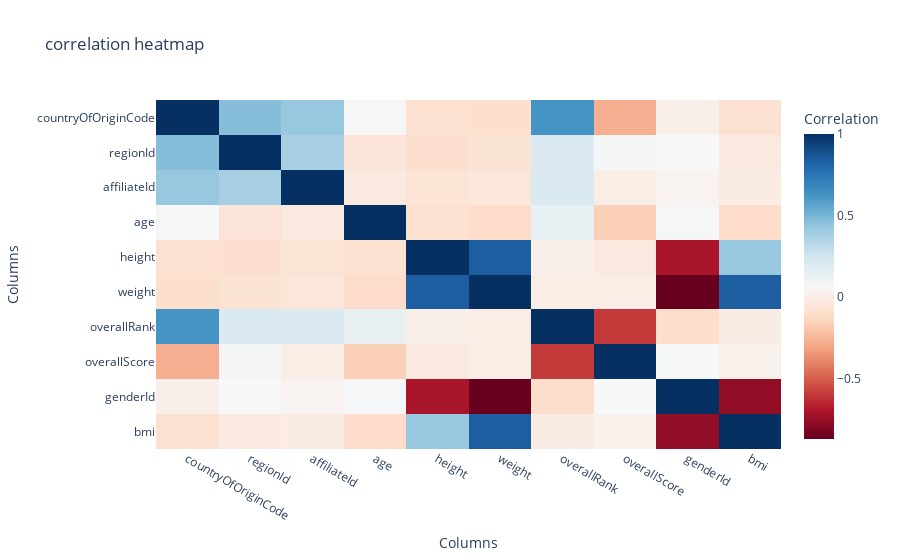

Notebook source saved alongside this figure:
### Code cell
# Calculate the correlation between desired columns
numerical_games_correlation = numerical_games.drop(columns=['competitorId', 'year']).corr()

# Create the heatmap using Plotly
fig = go.Figure(data=go.Heatmap(
    z=numerical_games_correlation.values,
    x=numerical_games_correlation.columns,
    y=numerical_games_correlation.columns,
    colorscale='RdBu',
    colorbar=dict(title='Correlation'),
))

# Set the layout options for the heatmap
fig.update_layout(
    title='correlation heatmap',
    xaxis=dict(title='Columns'),
    yaxis=dict(title='Columns', autorange='reversed'),
)

# Show the plot
fig.show()

### Figure 1 — Plotly figure (JSON) as saved in the notebook; plotly's stock layout.template omitted (floating-point values rounded to 4 significant figures)
{"data": [{"colorbar": {"title": {"text": "Correlation"}}, "colorscale": [[0, "rgb(103,0,31)"], [0.1, "rgb(178,24,43)"], [0.2, "rgb(214,96,77)"], [0.3, "rgb(244,165,130)"], [0.4, "rgb(253,219,199)"], [0.5, "rgb(247,247,247)"], [0.6, "rgb(209,229,240)"], [0.7, "rgb(146,197,222)"], [0.8, "rgb(67,147,195)"], [0.9, "rgb(33,102,172)"], [1, "rgb(5,48,97)"]], "type": "heatmap", "x": ["countryOfOriginCode", "regionId", "affiliateId", "age", "height", "weight", "overallRank", "overallScore", "genderId", "bmi"], "y": ["countryOfOriginCode", "regionId", "affiliateId", "age", "height", "weight", "overallRank", "overallScore", "genderId", "bmi"], "z": [[1, 0.4665, 0.4203, 0.07195, -0.08265, -0.0974, 0.6224, -0.2689, 0.01342, -0.07838], [0.4665, 1, 0.3787, -0.05865, -0.09595, -0.07137, 0.2037, 0.07873, 0.06607, -0.02705], [0.4203, 0.3787, 1, -0.02688, -0.06162, -0.04693, 0.2099, -0.001914, 0.03612, -0.01352], [0.07195, -0.05865, -0.02688, 1, -0.08181, -0.1141, 0.1403, -0.1586, 0.07607, -0.1084], [-0.08265, -0.09595, -0.06162, -0.08181, 1, 0.8399, 0.0105, -0.02657, -0.7055, 0.4224], [-0.0974, -0.07137, -0.04693, -0.1141, 0.8399, 1, -0.001175, -0.001921, -0.8695, 0.841], [0.6224, 0.2037, 0.2099, 0.1403, 0.0105, -0.001175, 1, -0.5977, -0.1068, -0.007688], [-0.2689, 0.07873, -0.001914, -0.1586, -0.02657, -0.001921, -0.5977, 1, 0.06793, 0.01887], [0.01342, 0.06607, 0.03612, 0.07607, -0.7055, -0.8695, -0.1068, 0.06793, 1, -0.7626], [-0.07838, -0.02705, -0.01352, -0.1084, 0.4224, 0.841, -0.007688, 0.01887, -0.7626, 1]]}], "layout": {"title": {"text": "correlation heatmap"}, "xaxis": {"title": {"text": "Columns"}}, "yaxis": {"autorange": "reversed", "title": {"text": "Columns"}}}}
